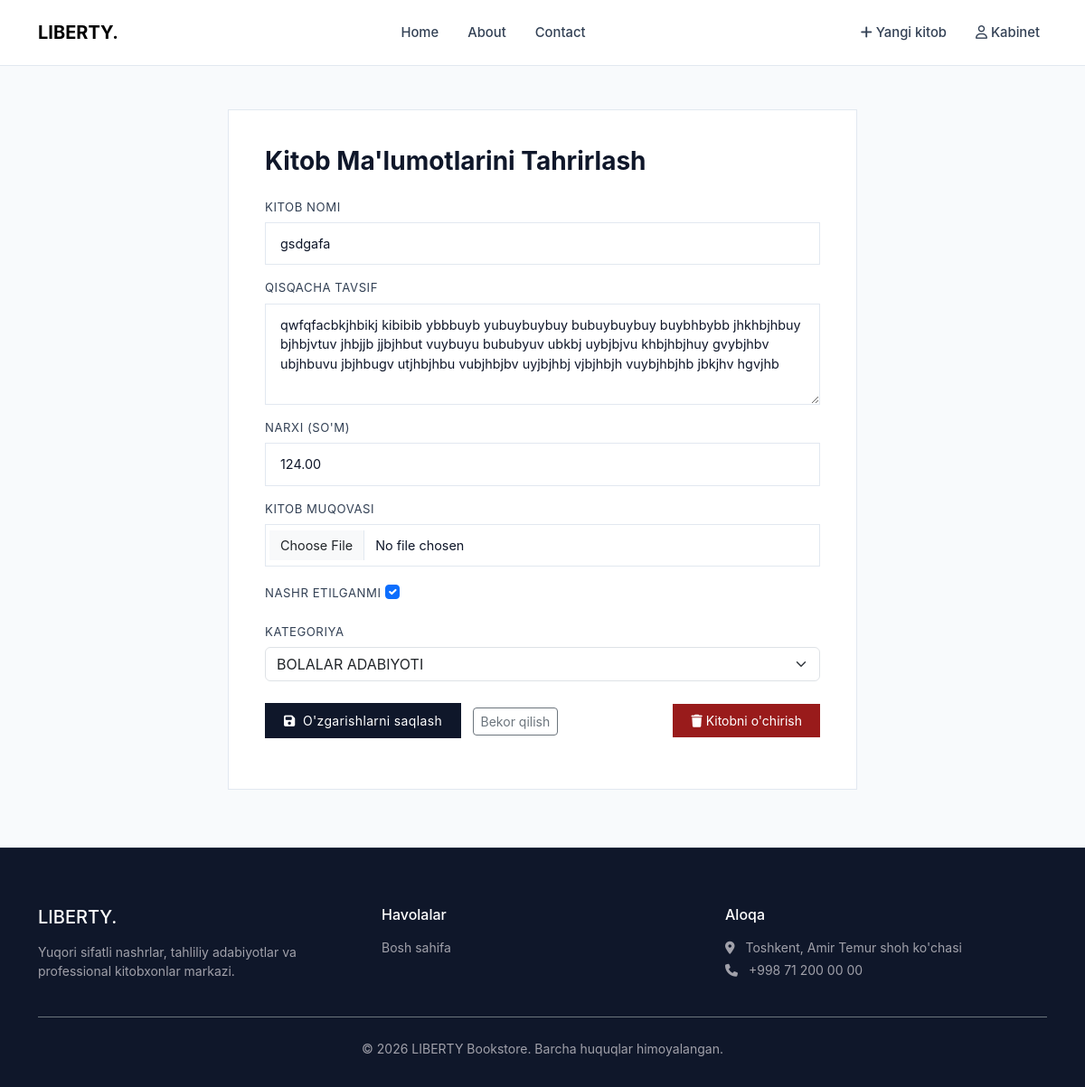
Page /book/8/update/ (signed in) on the committed database.
### main/models.py (models this page shows, shortened)
class Book(models.Model):
    title = models.CharField(max_length=255)
    introduction = models.TextField(null=True, blank=True)
    price = models.DecimalField(max_digits=10, decimal_places=2)
    image = models.ImageField(upload_to="images/", null=True, blank=True)
    created = models.DateTimeField(auto_now_add=True)
    updated = models.DateTimeField(auto_now=True)
    published = models.BooleanField(default=True)
    category = models.ForeignKey(Category, on_delete=models.CASCADE)
    class Meta:
        ordering = ['-created']

### main/views.py (the view)
# urls.py: path('book/<int:book_id>/update/', update_book, name='book_update'),
def update_book(request, book_id):
    if request.user.is_staff:
        book = get_object_or_404(Book, pk=book_id)
        if request.method == "POST":
            form = BookForm(data=request.POST, files=request.FILES, instance=book)
            if form.is_valid():
                form.save()
                messages.success(request, "Muvaffaqiyatli o'zgartirildi!")
                return redirect("book_detail", book_id=book.id)
        else:
            form = BookForm(instance=book)
        context = {"form": form, "book": book}
        return render(request, "main/book_form.html", context)
    else:
        return redirect('all_books')

### main/models.py (called while the page is built)
    def __str__(self):
        return self.name

### templates/main/book_form.html (shortened to what this page needs)
{%extends 'base.html'%}
{%load static%}
{%block style%}
<link rel="stylesheet" href="{%static 'css/pages.css'%}">
{%endblock%}
{%block main%}
<div class="container my-5" style="max-width: 720px;">
  <div class="contact-form-box">
    <h3 class="fw-bold mb-4" style="color: var(--color-slate-900);">
      {%if book%}Kitob Ma'lumotlarini Tahrirlash{%else%}Kitob Ma'lumotlarini Kiritish{%endif%}
    </h3>
    <form method="POST" enctype="multipart/form-data">
      {%for field in form%}
        <div class="mb-3">
          <label class="form-label">{{field.label}}</label>
          {{field}}
        </div>
      {%endfor%}
      <div class="d-flex justify-content-between align-items-center mt-4">
        <div>
          <button type="submit" class="custom-btn-primary me-2">
            <i class="fa-solid fa-floppy-disk me-1"></i>
            {%if book%}O'zgarishlarni saqlash{%else%}Saqlash{%endif%}
          </button>
          <a href="{%url 'all_books'%}" class="btn btn-outline-secondary btn-sm">Bekor qilish</a>
        </div>
        {%if book%}
        <a href="{%url 'book_delete' book.id%}" class="custom-btn-danger">
          <i class="fa-solid fa-trash me-1"></i>Kitobni o'chirish
        </a>
        {%endif%}
      </div>
    </form>
  </div>
</div>
{%endblock%}
{%block footer%}
<div class="container">
  <div class="row g-4">
    <div class="col-md-4">
      <h5 class="text-white mb-3">LIBERTY.</h5>
      <p class="small">Yuqori sifatli nashrlar, tahliliy adabiyotlar va professional kitobxonlar markazi.</p>
    </div>
    <div class="col-md-4">
      <h6 class="text-white mb-3">Havolalar</h6>
      <ul class="list-unstyled small">
        <li><a href="{%url 'all_books'%}">Bosh sahifa</a></li>
      </ul>
    </div>
    <div class="col-md-4">
      <h6 class="text-white mb-3">Aloqa</h6>
      <p class="small mb-1"><i class="fa-solid fa-location-dot me-2"></i> Toshkent, Amir Temur shoh ko'chasi</p>
      <p class="small"><i class="fa-solid fa-phone me-2"></i> +998 71 200 00 00</p>
    </div>
  </div>
  <div class="text-center pt-4 mt-4 border-top border-secondary small">&copy; 2026 LIBERTY Bookstore. Barcha huquqlar himoyalangan.</div>
</div>
{%endblock%}

### staticfiles/css/main.css (style rules this page uses)
:root { --color-slate-900: #0f172a; --color-slate-800: #1e293b; --color-slate-700: #334155; --color-slate-100: #f1f5f9; --color-slate-50: #f8fafc; --color-emerald-700: #047857; --color-emerald-800: #065f46; --color-zinc-400: #a1a1aa; --color-border: #e2e8f0; }
body { font-family: 'Inter', -apple-system, BlinkMacSystemFont, "Segoe UI", Roboto, sans-serif; background-color: var(--color-slate-50); color: var(--color-slate-800); margin: 0; padding: 0; }
a { text-decoration: none; color: inherit; }
.custom-btn-primary { background-color: var(--color-slate-900); color: #ffffff; border: 1px solid var(--color-slate-900); padding: 0.5rem 1.25rem; font-size: 0.875rem; letter-spacing: 0.025em; transition: all 0.2s ease; }
.custom-btn-danger { background-color: #991b1b; color: #ffffff; border: none; padding: 0.5rem 1.25rem; font-size: 0.875rem; }

### staticfiles/css/pages.css (style rules this page uses)
.contact-form-box { background-color: #ffffff; border: 1px solid var(--color-border); padding: 2.5rem; }
.contact-form-box .form-label { font-size: 0.825rem; text-transform: uppercase; letter-spacing: 0.04em; color: var(--color-slate-700); margin-bottom: 0.4rem; }
.contact-form-box .form-control { border-color: var(--color-border); border-radius: 0; padding: 0.75rem 1rem; font-size: 0.9rem; color: var(--color-slate-900); }

### rows in the picture
Book: form "gsdgafa" "qwfqfacbkjhbikj kibibib ybbbuyb yubuybuybuy bubuybuybuy buybhbybb jhkhbjhbuy bjhbjvtuv jhbjjb jjbjhbut vuybuyu bububyuv ubkbj uybjbjvu khbjhbjhuy gvybjhbv ubjhbuvu jbjhbugv utjhbjhbu vubjhbjbv uyjbjhbj vjbjhbjh vuybjhbjhb jbkjhv hgvjhb" "124.00" "☑" "BOLALAR ADABIYOTI"

### other values in the picture
{{ field.label }} "KITOB NOMI" "QISQACHA TAVSIF" "NARXI (SO'M)" "KITOB MUQOVASI" "NASHR ETILGANMI" "KATEGORIYA"
